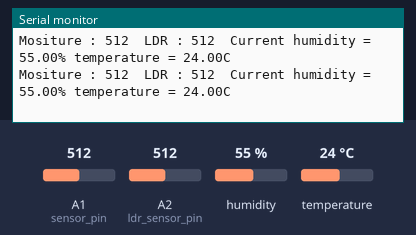
Recording of a sketch running on a simulated Arduino Uno, built with avr-gcc and run on an emulated ATmega328P. Parts: the last lines printed to the serial monitor. Inputs (shaded band) come from the test bench; at power-on: humidity 55 %, A1 (sensor_pin) = 512, A2 (ldr_sensor_pin) = 512, temperature 24 °C.

Above: at 2.8 s.
2.9 s: humidity set to 22 %
At 5.3 s:
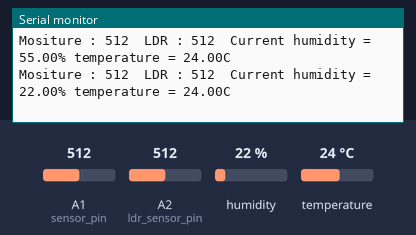
5.6 s: A1 (sensor_pin) set to 716
At 6.8 s:
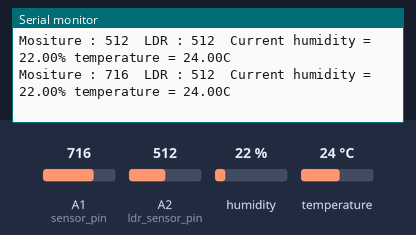
8.3 s: A2 (ldr_sensor_pin) set to 716
At 10.5 s:
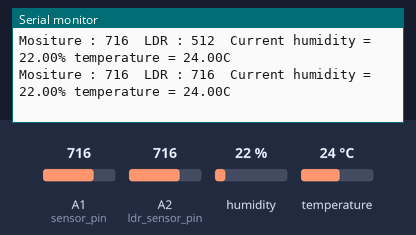
11.0 s: temperature set to 12 °C
At 12.9 s:
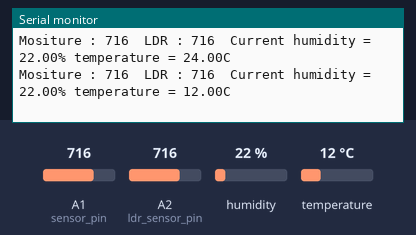
13.7 s: A1 (sensor_pin) set to 992
At 15.4 s:
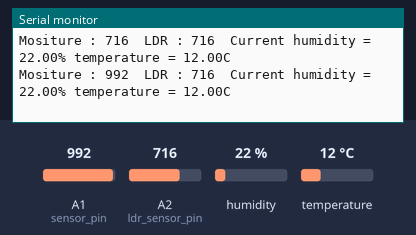
16.4 s: A2 (ldr_sensor_pin) set to 992
At 19.0 s:
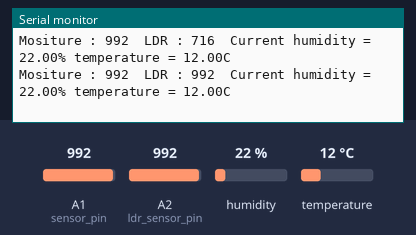
Timing chart, 0 to 20.1 s (numbered marks = the images above; inputs shaded):
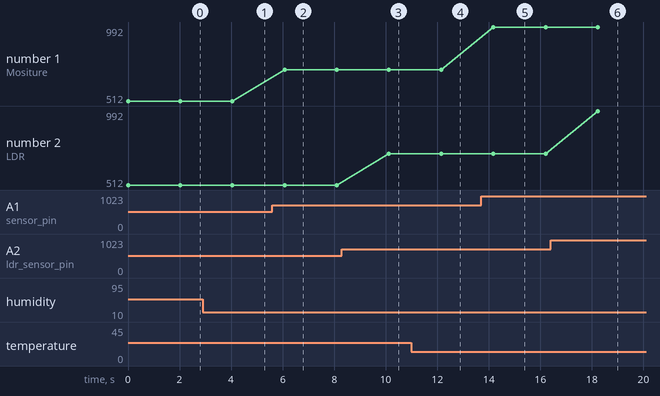

The sketch:

code_intigration_for_trasmitter_without_lora_code.ino
```cpp
#include "dht.h"
#define dht_apin A0 // Analog Pin sensor is connected to

//moist
int sensor_pin = A1;
int output_value ;

//ldr
int ldr_sensor_pin = A2;
int ldr_value ;

dht DHT;

void setup() {
  // put your setup code here, to run once:
Serial.begin(9600);


}

void loop() {
  // put your main code here, to run repeatedly:


// moist

 output_value= analogRead(sensor_pin);

   //output_value = map(output_value,550,0,0,100);

   Serial.print("Mositure : ");

   Serial.print(output_value);
   Serial.print("  ");

// ldr

ldr_value = analogRead(ldr_sensor_pin);
Serial.print("LDR : ");
Serial.print(ldr_value);
Serial.print("  ");


//dht

 DHT.read11(dht_apin);
    Serial.print("Current humidity = ");
    Serial.print(DHT.humidity);
    Serial.print("% ");
    Serial.print("temperature = ");
    Serial.print(DHT.temperature);
    Serial.println("C  ");

    delay(2000);

}
```

Measured:
- after the input at 2.9 s, the serial monitor: prints a new line after 1.2 s (image 1)
- after the input at 5.6 s, the serial monitor: prints a new line after 0.48 s (image 2)
- after the input at 8.3 s, the serial monitor: prints a new line after 1.8 s (image 3)
- after the input at 11.0 s, the serial monitor: prints a new line after 1.2 s (image 4)
- after the input at 13.7 s, the serial monitor: prints a new line after 0.48 s (image 5)
- after the input at 16.4 s, the serial monitor: prints a new line after 1.8 s (image 6)
- plotted number 1: 512 → 716 after the input at 5.6 s, 716 → 992 after the input at 13.7 s
